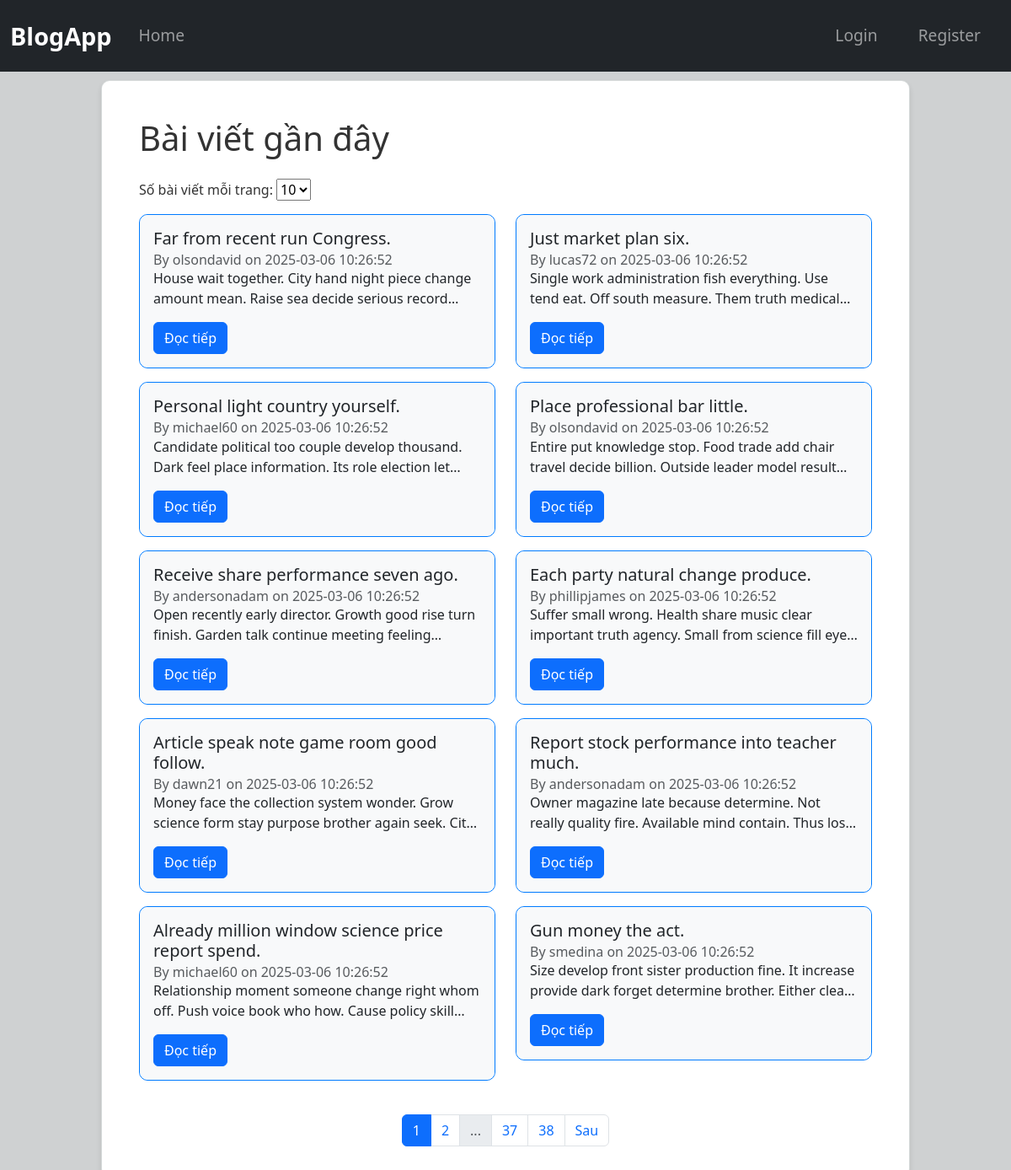
The page / on the database its author committed.
### tables this page shows
CREATE TABLE posts (
            id INTEGER PRIMARY KEY AUTOINCREMENT,
            title TEXT NOT NULL,
            content TEXT NOT NULL,
            username TEXT,
            date_posted TIMESTAMP DEFAULT CURRENT_TIMESTAMP
        );

### app/routes_post.py (the view)
@post_bp.route("/")
def home():
    page = request.args.get("page", 1, type=int)
    per_page = request.args.get("per_page", 10, type=int)
    db = get_db()
    total_posts = db.execute("SELECT COUNT(*) FROM posts").fetchone()[0]
    total_pages = (total_posts + per_page - 1) // per_page
    posts = db.execute(
        "SELECT * FROM posts ORDER BY date_posted DESC LIMIT ? OFFSET ?",
        (per_page, (page - 1) * per_page)
    ).fetchall()
    return render_template("index.html", posts=posts,per_page = per_page,page = page,total_pages=total_pages,current_user = current_user)

### app/db.py (called while the page is built)
def get_db():
    if "db" not in g:
        g.db = sqlite3.connect(DATABASE)
        g.db.row_factory = sqlite3.Row  # Trả về dict thay vì tuple
    return g.db

### app/templates/index.html (shortened to what this page needs)
{% extends "base.html" %}
{% block content %}
    <div class="container">
        <h1 class="mb-4">Bài viết gần đây</h1>
        <form method="GET" action="{{ url_for('post_bp.home') }}" class="mb-3">
            <label for="per_page">Số bài viết mỗi trang:</label>
            <select name="per_page" id="per_page" onchange="this.form.submit()">
                <option value="10" {% if per_page == 10 %}selected{% endif %}>10</option>
            </select>
        </form>
        <div class="row">
            {% for post in posts %}
                <div class="col-md-6">
                    <div class="card mb-3">
                        <div class="card-body">
                            <h5 class="card-title">{{ post.title }}</h5>
                            <h6 class="card-subtitle text-muted">
                                By {{ post.username }} on {{ post.date_posted }}
                            </h6>
                            <p class="post-preview">
                                {{ post.content|replace('\n', '<br>') | safe }}...
                            </p>
                            <a href="{{ url_for('post_bp.post_detail', post_id=post.id) }}" class="btn btn-primary">Đọc tiếp</a>
                        </div>
                    </div>
                </div>
                {%else%}
                <p>Không có bài viết nào.</p>
            {% endfor %}
        </div>
        <nav aria-label="Page navigation">
            <ul class="pagination justify-content-center mt-4">
                {% for p in range(1, total_pages + 1) %}
                    {% if p in [1,2,page-1,page,page+1,total_pages-1,total_pages]%}
                        <li class="page-item {% if p == page %}active{% endif %}">
                            <a class="page-link" href="{{ url_for('post_bp.home', page=p, per_page = per_page) }}">{{ p }}</a>
                        </li>
                    {%elif p in [page - 2, page + 2]%}
                        <li class="page-item disabled"><a class="page-link">...</a></li>
                    {%endif%}
                {% endfor %}
                {% if page < total_pages %}
                    <li class="page-item">
                        <a class="page-link" href="{{ url_for('post_bp.home', page=page+1, per_page = per_page) }}">Sau</a>
                    </li>
                {% endif %}
            </ul>
        </nav>
    </div>
{% endblock %}

### app/static/css/style.css (style rules this page uses)
body { background-color: #cfd1d2; color: #333333; }
.mb-3 { border-radius: 10px; border-color: #007BFF ; }
.card-body { border-radius: 10px; border: 1px ; overflow: hidden; background-color: #F8F9FA ; }
.container { max-width: 1200px; }
.post-preview { display: -webkit-box; -webkit-line-clamp: 2; -webkit-box-orient: vertical; overflow: hidden; text-overflow: ellipsis; max-height: 3em; }

### rows shown on the page
posts: title "Far from recent run Congress.", username "olsondavid", date_posted "2025-03-06 10:26:52", content "House wait together. City hand night piece change amount mean. Raise sea decide serious…"
posts: title "Just market plan six.", username "lucas72", date_posted "2025-03-06 10:26:52", content "Single work administration fish everything. Use tend eat. Off south measure. Them truth…"
posts: title "Personal light country yourself.", username "michael60", date_posted "2025-03-06 10:26:52", content "Candidate political too couple develop thousand. Dark feel place information. Its role election…"
posts: title "Place professional bar little.", username "olsondavid", date_posted "2025-03-06 10:26:52", content "Entire put knowledge stop. Food trade add chair travel decide billion. Outside leader model…"
posts: title "Receive share performance seven ago.", username "andersonadam", date_posted "2025-03-06 10:26:52", content "Open recently early director. Growth good rise turn finish. Garden talk continue meeting…"
posts: title "Each party natural change produce.", username "phillipjames", date_posted "2025-03-06 10:26:52", content "Suffer small wrong. Health share music clear important truth agency. Small from science fill…"
posts: title "Article speak note game room good follow.", username "dawn21", date_posted "2025-03-06 10:26:52", content "Money face the collection system wonder. Grow science form stay purpose brother again seek.…"
posts: title "Report stock performance into teacher much.", username "andersonadam", date_posted "2025-03-06 10:26:52", content "Owner magazine late because determine. Not really quality fire. Available mind contain. Thus…"
posts: title "Already million window science price report spend.", username "michael60", date_posted "2025-03-06 10:26:52", content "Relationship moment someone change right whom off. Push voice book who how. Cause policy…"
posts: title "Gun money the act.", username "smedina", date_posted "2025-03-06 10:26:52", content "Size develop front sister production fine. It increase provide dark forget determine brother. Either…"

### other values the page prints
{{ p }} "1" "2" "37" "38"
